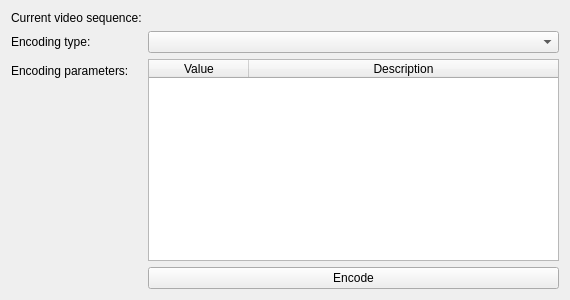
<?xml version="1.0" encoding="UTF-8"?>
<ui version="4.0">
 <class>qSlicerVideoIOModule</class>
 <widget class="qSlicerWidget" name="qSlicerVideoIOModule">
  <property name="geometry">
   <rect>
    <x>0</x>
    <y>0</y>
    <width>570</width>
    <height>300</height>
   </rect>
  </property>
  <property name="windowTitle">
   <string>Form</string>
  </property>
  <layout class="QVBoxLayout" name="verticalLayout_2">
   <item>
    <layout class="QFormLayout" name="formLayout">
     <item row="0" column="1">
      <widget class="qMRMLNodeComboBox" name="VideoNodeSelector">
       <property name="nodeTypes">
        <stringlist>
         <string>vtkMRMLSequenceNode</string>
        </stringlist>
       </property>
      </widget>
     </item>
     <item row="0" column="0">
      <widget class="QLabel" name="nodeSelectorLabel">
       <property name="text">
        <string>Current video sequence:</string>
       </property>
      </widget>
     </item>
     <item row="1" column="1">
      <widget class="QComboBox" name="CodecSelector"/>
     </item>
     <item row="1" column="0">
      <widget class="QLabel" name="encodingLabel">
       <property name="text">
        <string>Encoding type:</string>
       </property>
      </widget>
     </item>
     <item row="2" column="0">
      <widget class="QLabel" name="parameterLabel">
       <property name="text">
        <string>Encoding parameters:</string>
       </property>
      </widget>
     </item>
     <item row="2" column="1">
      <widget class="QTableWidget" name="EncodingParameterTable">
       <property name="selectionMode">
        <enum>QAbstractItemView::NoSelection</enum>
       </property>
       <property name="columnCount">
        <number>2</number>
       </property>
       <attribute name="horizontalHeaderStretchLastSection">
        <bool>true</bool>
       </attribute>
       <column>
        <property name="text">
         <string>Value</string>
        </property>
       </column>
       <column>
        <property name="text">
         <string>Description</string>
        </property>
       </column>
      </widget>
     </item>
     <item row="3" column="1">
      <layout class="QHBoxLayout" name="horizontalLayout">
       <item>
        <widget class="QPushButton" name="EncodeButton">
         <property name="text">
          <string>Encode</string>
         </property>
        </widget>
       </item>
      </layout>
     </item>
    </layout>
   </item>
  </layout>
 </widget>
 <customwidgets>
  <customwidget>
   <class>qMRMLNodeComboBox</class>
   <extends>QWidget</extends>
   <header>qMRMLNodeComboBox.h</header>
  </customwidget>
  <customwidget>
   <class>qSlicerWidget</class>
   <extends>QWidget</extends>
   <header>qSlicerWidget.h</header>
   <container>1</container>
  </customwidget>
 </customwidgets>
 <resources>
  <include location="../qSlicerVideoIOModule.qrc"/>
 </resources>
 <connections>
  <connection>
   <sender>qSlicerVideoIOModule</sender>
   <signal>mrmlSceneChanged(vtkMRMLScene*)</signal>
   <receiver>VideoNodeSelector</receiver>
   <slot>setMRMLScene(vtkMRMLScene*)</slot>
   <hints>
    <hint type="sourcelabel">
     <x>201</x>
     <y>149</y>
    </hint>
    <hint type="destinationlabel">
     <x>264</x>
     <y>19</y>
    </hint>
   </hints>
  </connection>
 </connections>
</ui>
